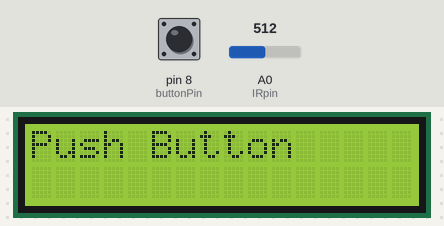
A sketch run on a simulated Arduino Uno, built with avr-gcc and run on an emulated ATmega328P. Parts: 16×2 character LCD. The inputs (shaded band) are chosen by the test bench; at power-on: pin 8 (buttonPin) LOW, A0 (IRpin) = 512.

Above: at 1.2 s.
1.3 s: pin 8 (buttonPin) pulled HIGH for 0.15 s
At 2.4 s:
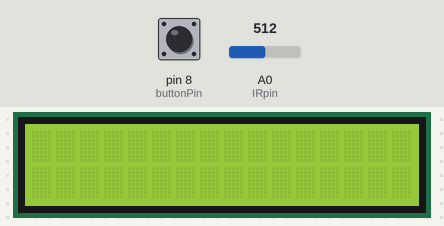
At 4.0 s:
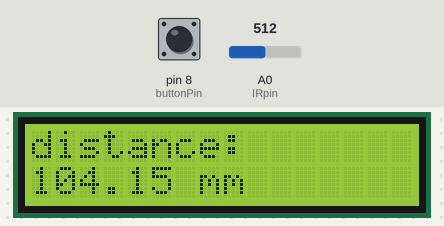
4.4 s: pin 8 (buttonPin) pulled HIGH for 1 s
8.4 s: pin 8 (buttonPin) pulled HIGH for 3.2 s
Timing chart, 0 to 11.4 s (numbered marks = the images above; inputs shaded):
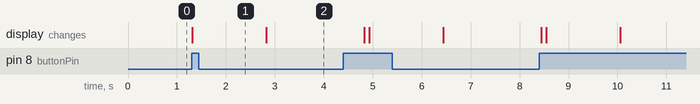

Measured:
- after the input at 1.3 s, the display: changes at once (image 1)

The sketch:

src.ino
```cpp
#include <LiquidCrystal.h>

//LCD pins
const int rs = 6, en = A5, d4 = A4, d5 = A3, d6 = A2, d7 = A1;
LiquidCrystal lcd(rs, en, d4, d5, d6, d7);

int IRpin = A0;
int voltage = 0;
int buttonPin = 8;

void setup()
{
  lcd.begin(16, 2);
  pinMode(IRpin, INPUT);
  pinMode(buttonPin, INPUT);
  Serial.begin(9600);
}

void loop()
{
  if(digitalRead(buttonPin) == HIGH)
  {
    lcd.clear();
    const int numSamples = 50;

    int samples[numSamples] = {0};
    int sum = 0;
    int validInputs = numSamples;

    for(int index = 0; index < numSamples; index++)
    {
      samples[index] = analogRead(IRpin);
      sum += samples[index];
      delay(30);
    }

    for(int i = 0; i < numSamples; i++)
    {
      int min_ = 10000;

      for(int j = i; j < numSamples; j++)
      {
        if(samples[j] < min_)
        {
          int temp_ = min_;
          min_ = samples[j];
          samples[j] = temp_;
        }
      }
      samples[i] = min_;
    }

    int q1 = (numSamples + 1) / 4;

    int quartile1 = samples[q1];

    int q3 = (3*(numSamples + 1)) / 4;

    int quartile3 = samples[q3];

    int iqr = quartile3 - quartile1;

    int upperBound = quartile3 + (1.5 * iqr);

    int lowerBound = quartile1 - (1.5 * iqr);

    int newSum = 0;

    for(int index = 0; index < numSamples; index++)
    {
      if(samples[index] < lowerBound || samples[index] > upperBound)
      {
        samples[index] = 0;
        validInputs--;
      }
        newSum += samples[index];
    }

    int newMean = newSum / validInputs;

    float output = (-0.001 * (newMean)*(newMean) + 1.202*(newMean) - 249.13);

    lcd.setCursor(0,0);
    lcd.print("distance:");
    lcd.setCursor(0,1);
//    lcd.print(newMean);
    lcd.print(output);
    lcd.print(" mm");
    delay(2000);
  }
  lcd.clear();
  lcd.setCursor(0,0);
  lcd.print("Push Button");
  delay(100);
}
```
